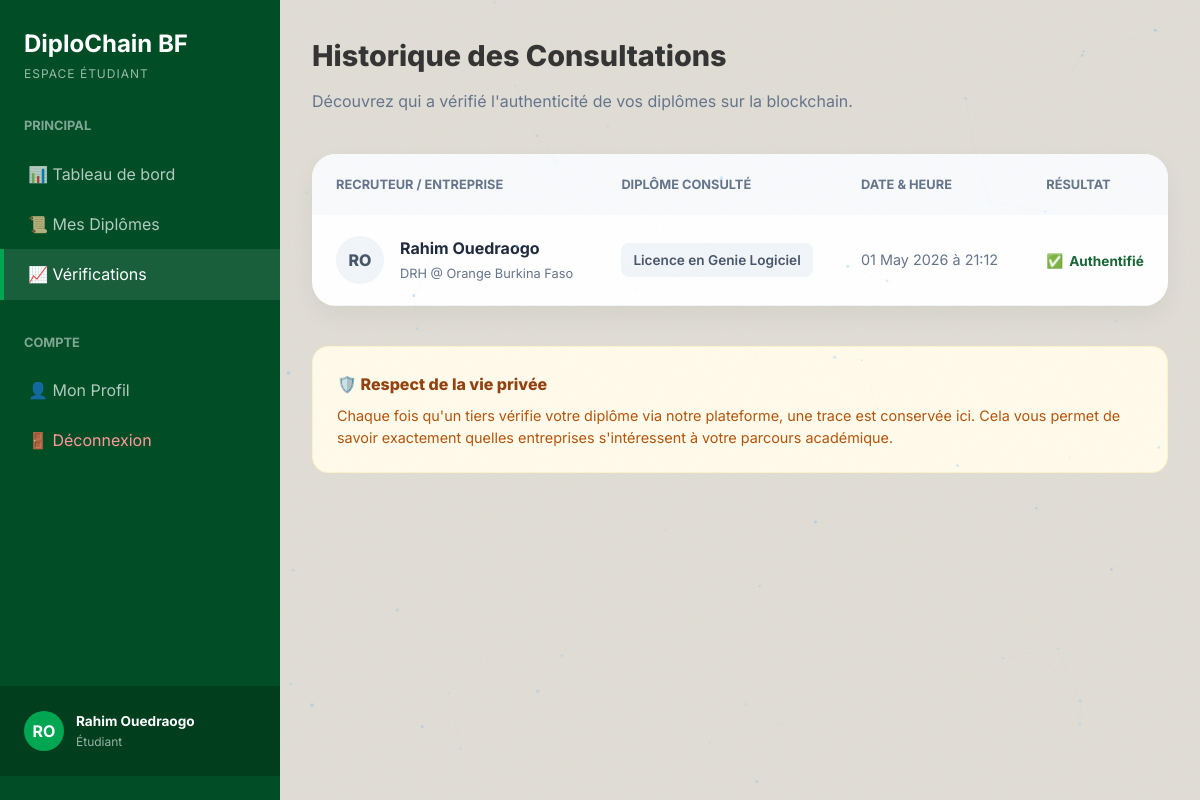
/dashboard/student/verifications/ (signed in), run on the app's committed database.
### accounts/models.py (models this page shows, shortened)
class CustomUser(AbstractUser):
    ROLE_CHOICES = (
        ('student', 'Étudiant'),
        ('institution', 'Institution/Université'),
        ('recruiter', 'Recruteur/Employeur'),
        ('admin', 'Administrateur'),
    )
    role = models.CharField(max_length=20, choices=ROLE_CHOICES, default='student')
    institution_name = models.CharField(max_length=255, blank=True, null=True)
    company_name = models.CharField(max_length=255, blank=True, null=True)
    job_title = models.CharField(max_length=255, blank=True, null=True)
    phone_number = models.CharField(max_length=20, blank=True, null=True)
    ine = models.CharField(max_length=50, blank=True, null=True, unique=True, verbose_name="INE / ID National")

### diplomas/models.py (models this page shows, shortened)
class VerificationLog(models.Model):
    diploma = models.ForeignKey(Diploma, on_delete=models.CASCADE, related_name='verification_logs')
    recruiter = models.ForeignKey(settings.AUTH_USER_MODEL, on_delete=models.CASCADE)
    verified_at = models.DateTimeField(auto_now_add=True)

class Diploma(models.Model):
    student_first_name = models.CharField(max_length=100)
    student_last_name = models.CharField(max_length=100)
    student_email = models.EmailField(blank=True, null=True)
    student_id_number = models.CharField(max_length=50, verbose_name="Numéro d'étudiant")
    degree_name = models.CharField(max_length=255, verbose_name="Intitulé du diplôme")
    major = models.CharField(max_length=255, blank=True)
    graduation_date = models.DateField()
    institution = models.ForeignKey(Institution, on_delete=models.CASCADE, related_name='diplomas')
    issuer = models.ForeignKey(settings.AUTH_USER_MODEL, on_delete=models.SET_NULL, null=True, related_name='issued_diplomas')
    pdf_file = models.FileField(upload_to='diplomas/pdfs/', blank=True, null=True)
    unique_identifier = models.CharField(max_length=12, unique=True, editable=False)
    document_hash = models.CharField(max_length=64, unique=True, blank=True, null=True, editable=False)
    blockchain_tx_id = models.CharField(max_length=100, blank=True, null=True, verbose_name="ID Transaction Algorand")
    STATUS_CHOICES = [
        ('pending', 'En attente'),
        ('valid', 'Valide'),
        ('revoked', 'Révoqué'),
    ]
    status = models.CharField(max_length=20, choices=STATUS_CHOICES, default='valid')
    is_verified = models.BooleanField(default=False)
    created_at = models.DateTimeField(auto_now_add=True)
    updated_at = models.DateTimeField(auto_now=True)

### dashboards/views.py (the view)
# urls.py: path('student/verifications/', views.student_verifications, name='student_verifications'),
@login_required
def student_verifications(request):
    if request.user.role != 'student':
        return redirect('dashboard')
    verifications = VerificationLog.objects.filter(diploma__student_email=request.user.email).order_by('-verified_at')
    return render(request, 'dashboards/student_verifications.html', {
        'verifications': verifications
    })

### dashboards/templates/dashboards/student_verifications.html (shortened to what this page needs)
{% extends 'dashboards/base_dashboard.html' %}
{% block dash_content %}
<div class="header-bar">
    <h1 style="font-weight: 800; font-size: 1.8rem; margin-bottom: 8px;">Historique des Consultations</h1>
    <p style="color: #64748b;">Découvrez qui a vérifié l'authenticité de vos diplômes sur la blockchain.</p>
</div>
<div class="verification-card">
    <table class="v-table">
        <thead>
            <tr>
                <th>Recruteur / Entreprise</th>
                <th>Diplôme Consulté</th>
                <th>Date & Heure</th>
                <th>Résultat</th>
            </tr>
        </thead>
        <tbody>
            {% for log in verifications %}
            <tr>
                <td>
                    <div class="recruiter-info">
                        <div class="avatar">
                            {{ log.recruiter.first_name|slice:":1" }}{{ log.recruiter.last_name|slice:":1" }}
                        </div>
                        <div>
                            <div class="recruiter-name">{{ log.recruiter.get_full_name|default:log.recruiter.username }}</div>
                            <div class="recruiter-meta">
                                {{ log.recruiter.job_title }} @ {{ log.recruiter.company_name|default:"Organisme" }}
                            </div>
                        </div>
                    </div>
                </td>
                <td>
                    <div class="diploma-tag">{{ log.diploma.degree_name }}</div>
                </td>
                <td style="color: #64748b; font-size: 0.9rem;">
                    {{ log.verified_at|date:"d F Y" }} à {{ log.verified_at|date:"H:i" }}
                </td>
                <td>
                    <div class="status-badge">
                        <span>✅</span> Authentifié
                    </div>
                </td>
            </tr>
            {% empty %}
            <tr>
                <td colspan="4" style="text-align: center; padding: 60px; color: #94a3b8;">
                    Aucune consultation n'a été enregistrée pour vos diplômes.
                </td>
            </tr>
            {% endfor %}
        </tbody>
    </table>
</div>
<div style="margin-top: 40px; background: #fffbeb; border: 1px solid #fef3c7; padding: 24px; border-radius: 16px;">
    <h3 style="font-size: 1rem; font-weight: 800; color: #92400e; margin-bottom: 8px;">🛡️ Respect de la vie privée</h3>
    <p style="font-size: 0.9rem; color: #b45309; line-height: 1.5;">
        Chaque fois qu'un tiers vérifie votre diplôme via notre plateforme, une trace est conservée ici.
        Cela vous permet de savoir exactement quelles entreprises s'intéressent à votre parcours académique.
    </p>
</div>
{% endblock %}

### dashboards/templates/dashboards/base_dashboard.html (shortened to what this page needs)
{% extends 'landing_page/base.html' %}
{% block content %}
<div class="dashboard-layout">
    <aside class="sidebar" id="sidebar">
        <div class="sidebar-brand">
            <h2>DiploChain BF</h2>
            <p>
                {% if request.user.role == 'institution' %}
                    Espace Établissement
                {% elif request.user.role == 'recruiter' %}
                    Espace Recruteur
                {% elif request.user.role == 'student' %}
                    Espace Étudiant
                {% elif request.user.role == 'admin' %}
                    Espace Admin
                {% else %}
                    Espace Utilisateur
                {% endif %}
            </p>
        </div>
        <div class="sidebar-nav">
            <div class="nav-section">
                <div class="nav-title">Principal</div>
                {% if request.user.role != 'admin' %}
                <a href="{% url 'dashboard' %}" class="nav-item {% if request.resolver_match.url_name == 'dashboard' %}active{% endif %}">📊 Tableau de bord</a>
                {% endif %}
                {% if request.user.role == 'student' %}
                    <a href="{% url 'student_diplomas' %}" class="nav-item {% if request.resolver_match.url_name == 'student_diplomas' %}active{% endif %}">📜 Mes Diplômes</a>
                    <a href="{% url 'student_verifications' %}" class="nav-item {% if request.resolver_match.url_name == 'student_verifications' %}active{% endif %}">📈 Vérifications</a>
                {% endif %}
            </div>
            <div class="nav-section">
                <div class="nav-title">Compte</div>
                <a href="{% url 'profile' %}" class="nav-item {% if request.resolver_match.url_name == 'profile' %}active{% endif %}">👤 Mon Profil</a>
                <a href="{% url 'logout' %}" class="nav-item" style="color: #ff9999;">🚪 Déconnexion</a>
            </div>
        </div>
        <div class="sidebar-footer">
            <div class="inst-logo" style="background: var(--accent-green); color: white;">
                {{ request.user.first_name|slice:":1"|upper }}{{ request.user.last_name|slice:":1"|upper }}
            </div>
            <div>
                <div style="font-weight: 700; font-size: 0.85rem;">{{ request.user.get_full_name|default:request.user.username }}</div>
                <div style="font-size: 0.75rem; opacity: 0.6;">
                    {% if request.user.role == 'institution' %}
                        Agent Établissement
                    {% elif request.user.role == 'student' %}
                        Étudiant
                    {% elif request.user.role == 'recruiter' %}
                        Recruteur
                    {% else %}
                        Utilisateur
                    {% endif %}
                </div>
            </div>
        </div>
    </aside>
    <main class="main-content">
        {% block dash_content %}{% endblock %}
    </main>
</div>
{% endblock %}

### landing_page/static/landing_page/css/base.css (style rules this page uses)
:root { --bg-0: #050a18; --bg-1: #0b1426; --bg-2: #101e38; --bg-card: rgba(16, 30, 56, 0.75); --border: rgba(99, 179, 237, 0.13); --border-glow: rgba(99, 179, 237, 0.32); --blue-300: #90cdf4; --blue-400: #63b3ed; --blue-500: #4299e1; --blue-600: #3182ce; --cyan-400: #76e4f7; --cyan-500: #0bc5ea; --green-300: #9ae6b4; --green-400: #68d391; --green-500: #48bb78; --purple-400: #b794f4; --amber-400: #f6ad55; --red-300: #feb2b2; --red-400: #fc8181; --gradient-accent: linear-gradient(135deg, #4299e1 0%, #0bc5ea 100%); --gradient-hero: linear-gradient(135deg, #0f2a5e 0%, #050a18 55%, #0a1f3a 100%); --gradient-card: linear-gradient(145deg, rgba(16,30,56,0.92), rgba(5,10,24,0.92)); --gradient-danger: linear-gradient(135deg, #c53030, #742a2a); --gradient-success: linear-gradient(135deg, #276749, #22543d); --gradient-orange: linear-gradient(135deg, #c05621, #7b341e); --text-primary: #f0f4ff; --text-secondary: #94a3b8; --text-muted: #64748b; --radius-sm: 8px; --radius-md: 16px; --radius-lg: 24px; --radius-xl: 36px; --shadow-glow: 0 0 40px rgba(66,153,225,0.2); --shadow-card: 0 8px 32px rgba(0,0,0,0.45); --shadow-deep: 0 24px 64px rgba(0,0,0,0.6); --transition: all 0.3s cubic-bezier(0.4, 0, 0.2, 1); }
*, *::before, *::after { box-sizing: border-box; margin: 0; padding: 0; }
html { scroll-behavior: smooth; }
body { font-family: 'Inter', sans-serif; background: var(--bg-0); color: var(--text-primary); overflow-x: hidden; line-height: 1.65; }
a { color: inherit; }

### dashboards/templates/dashboards/base_dashboard.html (style rules this page uses)
:root { --sidebar-bg: #004d26; --main-bg: #e0ddd5; --accent-green: #00a651; --accent-amber: #b8860b; --accent-red: #d9534f; --text-dark: #333; --card-bg: #ffffff; --border-color: #ccc; }
body { background-color: var(--main-bg); color: var(--text-dark); }
.dashboard-layout { display: grid; grid-template-columns: 280px 1fr; min-height: 100vh; }
.sidebar { background: var(--sidebar-bg); color: white; padding: 24px 0; display: flex; flex-direction: column; position: sticky; top: 0; height: 100vh; z-index: 1000; transition: transform 0.3s ease; }
.sidebar-brand { padding: 0 24px 32px; }
.sidebar-brand h2 { font-size: 1.5rem; font-weight: 700; margin: 0; }
.sidebar-brand p { font-size: 0.75rem; opacity: 0.6; text-transform: uppercase; letter-spacing: 1px; }
.sidebar-nav { flex: 1; }
.nav-section { margin-bottom: 32px; }
.nav-title { padding: 0 24px; font-size: 0.8rem; font-weight: 700; opacity: 0.5; margin-bottom: 12px; text-transform: uppercase; }
.nav-item { padding: 12px 24px; display: flex; align-items: center; gap: 12px; color: rgba(255,255,255,0.7); text-decoration: none; transition: all 0.2s; border-left: 4px solid transparent; }
.nav-item:hover, .nav-item.active { background: rgba(255,255,255,0.1); color: white; }
.nav-item.active { border-left-color: var(--accent-green); }
.sidebar-footer { padding: 24px; background: rgba(0,0,0,0.2); display: flex; align-items: center; gap: 12px; }
.inst-logo { width: 40px; height: 40px; background: orange; border-radius: 50%; display: flex; align-items: center; justify-content: center; font-weight: 700; color: #000; }
.main-content { padding: 32px; overflow-y: auto; }

### dashboards/templates/dashboards/student_verifications.html (style rules this page uses)
.header-bar { margin-bottom: 40px; }
.verification-card { background: white; border-radius: 24px; padding: 0; box-shadow: 0 10px 25px rgba(0, 0, 0, 0.05); overflow: hidden; }
.v-table { width: 100%; border-collapse: collapse; }
.v-table th { text-align: left; padding: 20px 24px; background: #f8fafc; color: #64748b; font-size: 0.8rem; font-weight: 700; text-transform: uppercase; }
.v-table td { padding: 20px 24px; border-bottom: 1px solid #f1f5f9; vertical-align: middle; }
.recruiter-info { display: flex; align-items: center; gap: 16px; }
.avatar { width: 48px; height: 48px; background: #f1f5f9; border-radius: 50%; display: flex; align-items: center; justify-content: center; font-weight: 800; color: #475569; font-size: 1rem; }
.recruiter-name { font-weight: 700; color: #1e293b; margin-bottom: 2px; }
.recruiter-meta { font-size: 0.8rem; color: #64748b; }
.diploma-tag { display: inline-block; padding: 6px 12px; background: #f1f5f9; border-radius: 8px; font-size: 0.85rem; font-weight: 600; color: #475569; }
.status-badge { display: inline-flex; align-items: center; gap: 6px; color: #166534; font-weight: 700; font-size: 0.85rem; }

### data on the page
CustomUser: user.first_name "R", user.last_name "O", user.get_full_name "Rahim Ouedraogo"
VerificationLog: recruiter.first_name "R", recruiter.last_name "O", recruiter.get_full_name "Rahim Ouedraogo", recruiter.job_title "DRH", recruiter.company_name "Orange Burkina Faso", diploma.degree_name "Licence en Genie Logiciel", verified_at "01 May 2026", verified_at "21:12"
